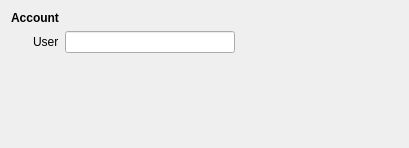
<?xml version="1.0" encoding="UTF-8"?>
<ui version="4.0">
 <class>Form</class>
 <widget class="QWidget" name="Form">
  <property name="geometry">
   <rect>
    <x>0</x>
    <y>0</y>
    <width>409</width>
    <height>148</height>
   </rect>
  </property>
  <property name="sizePolicy">
   <sizepolicy hsizetype="Preferred" vsizetype="Preferred">
    <horstretch>0</horstretch>
    <verstretch>0</verstretch>
   </sizepolicy>
  </property>
  <property name="windowTitle">
   <string>Form</string>
  </property>
  <layout class="QFormLayout" name="formLayout">
   <property name="fieldGrowthPolicy">
    <enum>QFormLayout::ExpandingFieldsGrow</enum>
   </property>
   <property name="labelAlignment">
    <set>Qt::AlignRight|Qt::AlignTrailing|Qt::AlignVCenter</set>
   </property>
   <item row="1" column="0">
    <widget class="QLabel" name="label">
     <property name="sizePolicy">
      <sizepolicy hsizetype="Minimum" vsizetype="Preferred">
       <horstretch>0</horstretch>
       <verstretch>0</verstretch>
      </sizepolicy>
     </property>
     <property name="text">
      <string>User</string>
     </property>
    </widget>
   </item>
   <item row="1" column="1">
    <widget class="QLineEdit" name="user">
     <property name="sizePolicy">
      <sizepolicy hsizetype="Fixed" vsizetype="Fixed">
       <horstretch>0</horstretch>
       <verstretch>0</verstretch>
      </sizepolicy>
     </property>
     <property name="minimumSize">
      <size>
       <width>170</width>
       <height>0</height>
      </size>
     </property>
     <property name="maximumSize">
      <size>
       <width>170</width>
       <height>16777215</height>
      </size>
     </property>
    </widget>
   </item>
   <item row="0" column="0">
    <widget class="QLabel" name="label_2">
     <property name="styleSheet">
      <string notr="true">font-weight:bold;</string>
     </property>
     <property name="text">
      <string>Account</string>
     </property>
    </widget>
   </item>
  </layout>
 </widget>
 <resources/>
 <connections/>
</ui>
